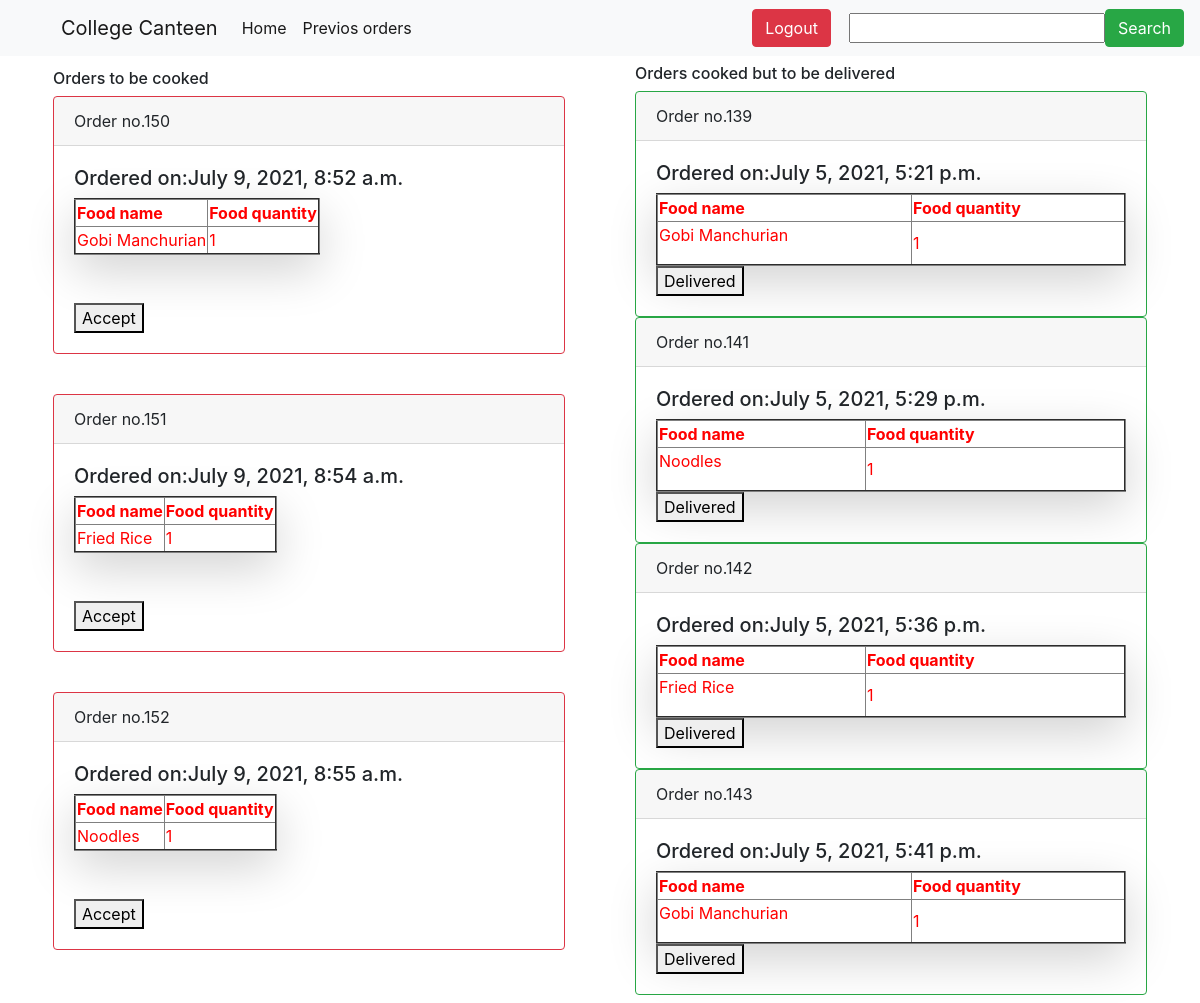
The page /college_chef/take_orders/ (signed in) on the database its author committed.
### testapp/models.py (models this page shows)
class orders(models.Model):
    order=models.TextField()
    user_id=models.ForeignKey(User,on_delete=models.CASCADE)
    order_date=models.DateTimeField(auto_now_add=True)
    order_value=models.IntegerField()
    order_accepted=models.CharField(max_length=1,default='n')
    order_delivered=models.CharField(max_length=1,default='n')

class cart(models.Model):
    user_id=models.ForeignKey(User,related_name="userid",on_delete=models.CASCADE)
    food_id=models.IntegerField()
    food_price=models.IntegerField()
    food_quantity=models.IntegerField()
    food_name=models.CharField(max_length=50)

### testapp/views.py (the view)
# urls.py: path("college_chef/take_orders/",views.take_orders),
@login_required
def take_orders(r):
    nao=orders.objects.filter(order_accepted="n").order_by('id')
    abndo=orders.objects.filter(order_accepted="y",order_delivered="n").order_by("id")
    for x in nao:
        x.order=serializers.deserialize("json",x.order)
    for x in abndo:
        x.order=serializers.deserialize("json",x.order)
    return render(r,"take_orders.html",{"nao":nao,"abndo":abndo})

### templates/take_orders.html (shortened to what this page needs)
<!DOCTYPE html>
<html lang="en" dir="ltr">
  <head>
    <link rel="stylesheet" href="https://stackpath.bootstrapcdn.com/bootstrap/4.3.1/css/bootstrap.min.css">
  </head>
  <body>
    <nav class="navbar navbar-expand-lg navbar-light bg-light">
    &nbsp&nbsp&nbsp&nbsp&nbsp&nbsp&nbsp&nbsp&nbsp&nbsp<a class="navbar-brand" href="#">College Canteen</a>
    <div class="collapse navbar-collapse" id="navbarSupportedContent">
      <ul class="navbar-nav mr-auto">
        <li class="nav-item active">
          <a class="nav-link" href="http://college-ka-canteen.herokuapp.com/college_chef/take_orders/">Home <span class="sr-only">(current)</span></a>
        </li>
        <li class="nav-item active">
          <a class="nav-link" href="http://college-ka-canteen.herokuapp.com/college_chef/view_orders_range/">Previos orders <span class="sr-only">(current)</span></a>
        </li>
    </ul>
    {% block login %}
    <a href="http://college-ka-canteen.herokuapp.com/college_chef/chef_logout/">
    <button type="button" name="button" class="btn btn-danger" >Logout</button></a>&nbsp&nbsp&nbsp&nbsp
{%endblock%}
        <input  id="input_to_search"  type="text"  onInput="update1()">
<a class="btn btn-success" id="search_for_order" href="#">Search</a>
    </div>
  </nav>
    <div class="container" style="width:100%">
    <div class="d-flex flex-row align-items-center" >
      <div class="p-2 align-tems-center" id="not_accepted" style="width:50%;margin:0%;">
        <h6>Orders to be cooked</h6>
        {% if nao %}
        {% for x in nao %}
        <div class="card border-danger mb-3 " id="main_block_{{x.id}}" style="width:100%;" border="2px;solid;red">
          <div class="card-header">Order no.{{x.id}}</div>
          <div class="card-body">
<h5> Ordered on:{{x.order_date}}</h3>
<table class="shadow-lg p-3 mb-5 bg-black rounded rounded-sm" border="2px;solid;black" style="color:red;margin-left:0%" >
<thead class="rounded-sm">
    <th>Food name</th>
    <th>Food quantity</th>
</thead>
<tbody>
{% for u in x.order %}
<tr>
<td>
  {{u.object.food_name|title}}
</td>
<td>
  {{u.object.food_quantity}}
</td>
</tr>
{% endfor %}
</tbody>
</table>
<button type="button" class="accept" id="{{x.id}}"name="button">Accept</button>
          </div>
        </div>
        <br>
        {% endfor %}
        {% else %}
        <h6 id="a_info">No new orders to accept....</h6>
        {% endif %}
      </div>&nbsp&nbsp&nbsp&nbsp&nbsp&nbsp&nbsp&nbsp&nbsp&nbsp&nbsp&nbsp
      <div class="p-2 " id="not_delivered_main" style="width:50%;margin:0%">
  <h6>Orders cooked but to be delivered</h6>
        {% if abndo %}
        {% for x in abndo %}
        <div class="card border-success" id="main_block_{{x.id}}"style="width:100%;">
  <div class="card-header">Order no.{{x.id}}</div>
          <div class="card-body">
            <h5> Ordered on:{{x.order_date}}</h3>
            <table class="shadow-lg   bg-black rounded rounded-sm" border="2px;solid;black" style="color:red;width:100%;margin:0%;float:left;" >
            <thead class="rounded-sm">
                <th>Food name</th>
                <th>Food quantity</th>
            </thead>
            <tbody>
            {% for u in x.order %}
            <tr>
            <td>
              <p style="overflow-x:scroll;">{{u.object.food_name|title}}</p>
            </td>
            <td>
              {{u.object.food_quantity}}
            </td>
            </tr>
            {% endfor %}
            </tbody>
            </table>
            <button type="button" class="not_delivered" id="d{{x.id}}"  name="button">Delivered</button>
          </div>
        </div>
        {% endfor %}
        {% else %}
        <h2 id="d_info">No orders to deliver......</h2>
        {% endif %}
      </div>
    </div>    </div>
  </body>
</html>

### rows shown on the page
orders: id "150", order_date "July 9, 2021, 8:52 a.m."
orders: id "151", order_date "July 9, 2021, 8:54 a.m."
orders: id "152", order_date "July 9, 2021, 8:55 a.m."
orders: id "139", order_date "July 5, 2021, 5:21 p.m."
orders: id "141", order_date "July 5, 2021, 5:29 p.m."
orders: id "142", order_date "July 5, 2021, 5:36 p.m."
orders: id "143", order_date "July 5, 2021, 5:41 p.m."
